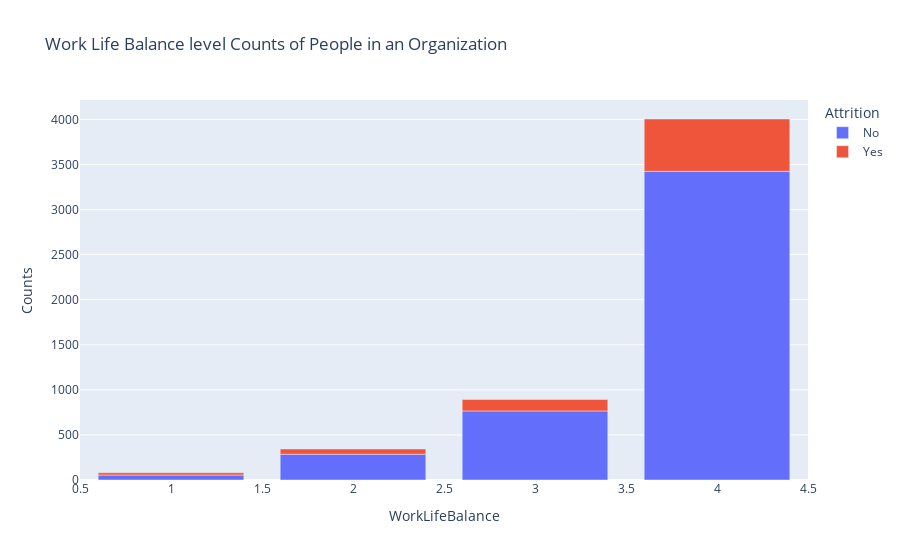

The cell this chart's notebook holds for it:
### Markdown cell above
###### How does Work Life Balance impact the overall attrition rates?

### Code cell
wlb_att=combined_dataset.groupby(['WorkLifeBalance','Attrition']).apply(lambda x:x['DailyRate'].count()).reset_index(name='Counts')
px.bar(wlb_att,x='WorkLifeBalance',y='Counts',color='Attrition',title='Work Life Balance level Counts of People in an Organization')

### Figure 1 — Plotly figure (JSON) as saved in the notebook; plotly's stock layout.template omitted (floating-point values rounded to 4 significant figures)
{"data": [{"hovertemplate": "Attrition=No<br>WorkLifeBalance=%{x}<br>Counts=%{y}<extra></extra>", "legendgroup": "No", "marker": {"color": "#636efa", "pattern": {"shape": ""}}, "name": "No", "orientation": "v", "showlegend": true, "textposition": "auto", "type": "bar", "x": [1.0, 2.0, 3.0, 4.0], "xaxis": "x", "y": [55, 286, 766, 3424], "yaxis": "y"}, {"hovertemplate": "Attrition=Yes<br>WorkLifeBalance=%{x}<br>Counts=%{y}<extra></extra>", "legendgroup": "Yes", "marker": {"color": "#EF553B", "pattern": {"shape": ""}}, "name": "Yes", "orientation": "v", "showlegend": true, "textposition": "auto", "type": "bar", "x": [1.0, 2.0, 3.0, 4.0], "xaxis": "x", "y": [25, 58, 127, 580], "yaxis": "y"}], "layout": {"barmode": "relative", "legend": {"title": {"text": "Attrition"}, "tracegroupgap": 0}, "title": {"text": "Work Life Balance level Counts of People in an Organization"}, "xaxis": {"anchor": "y", "domain": [0, 1], "title": {"text": "WorkLifeBalance"}}, "yaxis": {"anchor": "x", "domain": [0, 1], "title": {"text": "Counts"}}}}
